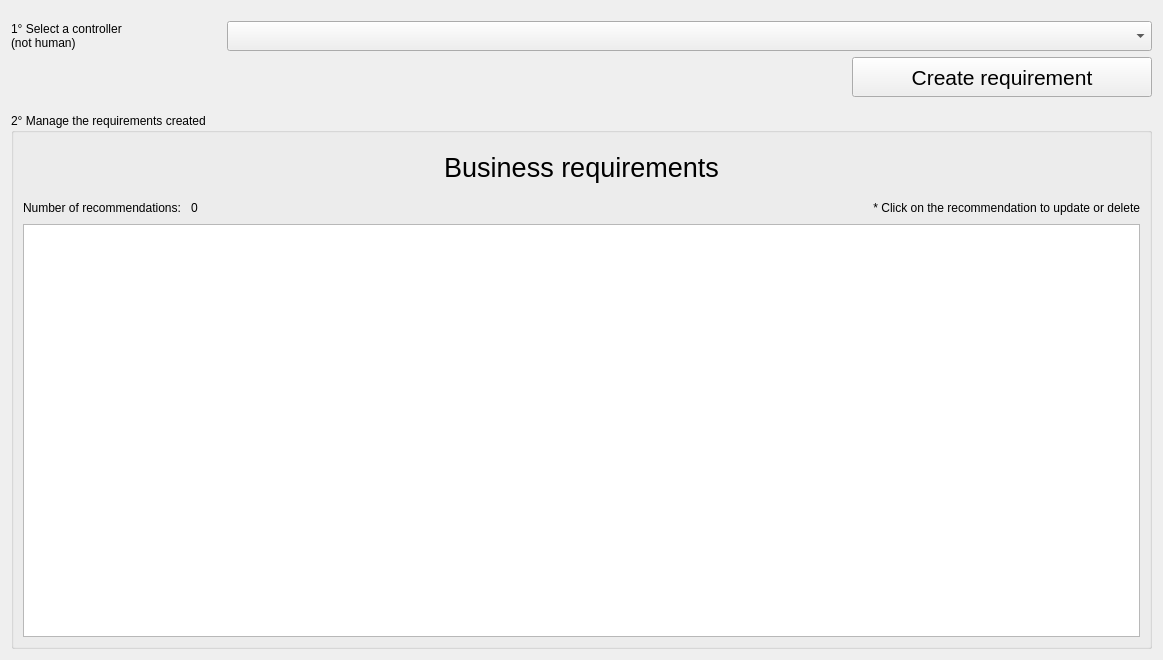
          <widget class="QWidget" name="scrollAreaWidgetContents_15">
           <property name="geometry">
            <rect>
             <x>0</x>
             <y>0</y>
             <width>1163</width>
             <height>660</height>
            </rect>
           </property>
           <layout class="QGridLayout" name="gridLayout_58">
            <item row="0" column="0">
             <layout class="QVBoxLayout" name="verticalLayout_43">
              <property name="topMargin">
               <number>10</number>
              </property>
              <property name="bottomMargin">
               <number>10</number>
              </property>
              <item>
               <layout class="QHBoxLayout" name="horizontalLayout_95">
                <item>
                 <widget class="QLabel" name="label_79">
                  <property name="minimumSize">
                   <size>
                    <width>210</width>
                    <height>0</height>
                   </size>
                  </property>
                  <property name="maximumSize">
                   <size>
                    <width>100</width>
                    <height>16777215</height>
                   </size>
                  </property>
                  <property name="text">
                   <string>1° Select a controller
(not human)</string>
                  </property>
                 </widget>
                </item>
                <item>
                 <widget class="QComboBox" name="combobox_bus_controller">
                  <property name="minimumSize">
                   <size>
                    <width>0</width>
                    <height>30</height>
                   </size>
                  </property>
                  <property name="focusPolicy">
                   <enum>Qt::TabFocus</enum>
                  </property>
                  <property name="contextMenuPolicy">
                   <enum>Qt::DefaultContextMenu</enum>
                  </property>
                  <property name="toolTip">
                   <string>This list contains all controllers that are NOT HUMAN</string>
                  </property>
                 </widget>
                </item>
               </layout>
              </item>
              <item>
               <layout class="QHBoxLayout" name="horizontalLayout_86">
                <item>
                 <spacer name="horizontalSpacer_45">
                  <property name="orientation">
                   <enum>Qt::Horizontal</enum>
                  </property>
                  <property name="sizeHint" stdset="0">
                   <size>
                    <width>38</width>
                    <height>27</height>
                   </size>
                  </property>
                 </spacer>
                </item>
                <item>
                 <widget class="QPushButton" name="button_bus_add">
                  <property name="minimumSize">
                   <size>
                    <width>300</width>
                    <height>40</height>
                   </size>
                  </property>
                  <property name="maximumSize">
                   <size>
                    <width>300</width>
                    <height>16777215</height>
                   </size>
                  </property>
                  <property name="font">
                   <font>
                    <pointsize>16</pointsize>
                    <underline>false</underline>
                    <kerning>true</kerning>
                   </font>
                  </property>
                  <property name="text">
                   <string>Create requirement</string>
                  </property>
                 </widget>
                </item>
               </layout>
              </item>
             </layout>
            </item>
            <item row="1" column="0">
             <widget class="QGroupBox" name="groupBox_35">
              <property name="minimumSize">
               <size>
                <width>0</width>
                <height>530</height>
               </size>
              </property>
              <property name="maximumSize">
               <size>
                <width>16777215</width>
                <height>16777215</height>
               </size>
              </property>
              <property name="title">
               <string>2° Manage the requirements created</string>
              </property>
              <layout class="QGridLayout" name="gridLayout_60">
               <item row="0" column="0">
                <widget class="QLabel" name="label_86">
                 <property name="minimumSize">
                  <size>
                   <width>0</width>
                   <height>50</height>
                  </size>
                 </property>
                 <property name="maximumSize">
                  <size>
                   <width>16777215</width>
                   <height>50</height>
                  </size>
                 </property>
                 <property name="font">
                  <font>
                   <pointsize>20</pointsize>
                   <underline>false</underline>
                  </font>
                 </property>
                 <property name="text">
                  <string>Business requirements</string>
                 </property>
                 <property name="alignment">
                  <set>Qt::AlignCenter</set>
                 </property>
                </widget>
               </item>
               <item row="1" column="0">
                <layout class="QHBoxLayout" name="horizontalLayout_104">
                 <item>
                  <widget class="QLabel" name="label_90">
                   <property name="text">
                    <string>Number of recommendations: </string>
                   </property>
                  </widget>
                 </item>
                 <item>
                  <widget class="QLabel" name="lbl_pef_recommendation_count">
                   <property name="minimumSize">
                    <size>
                     <width>40</width>
                     <height>0</height>
                    </size>
                   </property>
                   <property name="text">
                    <string>0</string>
                   </property>
                  </widget>
                 </item>
                 <item>
                  <spacer name="horizontalSpacer_46">
                   <property name="orientation">
                    <enum>Qt::Horizontal</enum>
                   </property>
                   <property name="sizeHint" stdset="0">
                    <size>
                     <width>40</width>
                     <height>20</height>
                    </size>
                   </property>
                  </spacer>
                 </item>
                 <item>
                  <widget class="QLabel" name="label_87">
                   <property name="text">
                    <string>* Click on the recommendation to update or delete</string>
                   </property>
                   <property name="alignment">
                    <set>Qt::AlignRight|Qt::AlignTrailing|Qt::AlignVCenter</set>
                   </property>
                  </widget>
                 </item>
                </layout>
               </item>
               <item row="2" column="0">
                <widget class="QListWidget" name="listwidget_bus_requirements">
                 <property name="minimumSize">
                  <size>
                   <width>0</width>
                   <height>400</height>
                  </size>
                 </property>
                 <property name="maximumSize">
                  <size>
                   <width>16777215</width>
                   <height>16777215</height>
                  </size>
                 </property>
                 <property name="alternatingRowColors">
                  <bool>true</bool>
                 </property>
                 <property name="wordWrap">
                  <bool>true</bool>
                 </property>
                </widget>
               </item>
              </layout>
             </widget>
            </item>
           </layout>
          </widget>
